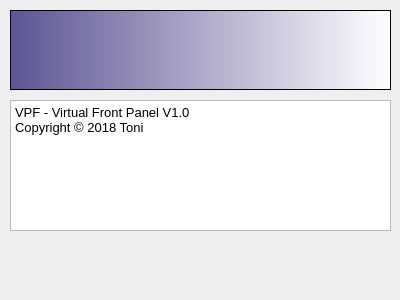
<?xml version="1.0" encoding="UTF-8"?>
<ui version="4.0">
 <class>AboutBox</class>
 <widget class="QDialog" name="AboutBox">
  <property name="geometry">
   <rect>
    <x>0</x>
    <y>0</y>
    <width>400</width>
    <height>300</height>
   </rect>
  </property>
  <property name="windowTitle">
   <string>Dialog</string>
  </property>
  <widget class="QFrame" name="frame">
   <property name="geometry">
    <rect>
     <x>10</x>
     <y>10</y>
     <width>381</width>
     <height>80</height>
    </rect>
   </property>
   <property name="styleSheet">
    <string notr="true">background-color: qlineargradient(spread:pad, x1:0, y1:0, x2:1, y2:0, stop:0 rgba(93, 84, 147, 255), stop:1 rgba(255, 255, 255, 255));</string>
   </property>
   <property name="frameShape">
    <enum>QFrame::StyledPanel</enum>
   </property>
   <property name="frameShadow">
    <enum>QFrame::Raised</enum>
   </property>
  </widget>
  <widget class="QTextEdit" name="textEdit">
   <property name="geometry">
    <rect>
     <x>10</x>
     <y>100</y>
     <width>381</width>
     <height>131</height>
    </rect>
   </property>
   <property name="html">
    <string>&lt;!DOCTYPE HTML PUBLIC &quot;-//W3C//DTD HTML 4.0//EN&quot; &quot;http://www.w3.org/TR/REC-html40/strict.dtd&quot;&gt;
&lt;html&gt;&lt;head&gt;&lt;meta name=&quot;qrichtext&quot; content=&quot;1&quot; /&gt;&lt;style type=&quot;text/css&quot;&gt;
p, li { white-space: pre-wrap; }
&lt;/style&gt;&lt;/head&gt;&lt;body style=&quot; font-family:'MS Shell Dlg 2'; font-size:8.25pt; font-weight:400; font-style:normal;&quot;&gt;
&lt;p style=&quot; margin-top:0px; margin-bottom:0px; margin-left:0px; margin-right:0px; -qt-block-indent:0; text-indent:0px;&quot;&gt;&lt;span style=&quot; font-size:10pt;&quot;&gt;VPF - Virtual Front Panel V1.0&lt;/span&gt;&lt;/p&gt;
&lt;p style=&quot; margin-top:0px; margin-bottom:0px; margin-left:0px; margin-right:0px; -qt-block-indent:0; text-indent:0px;&quot;&gt;&lt;span style=&quot; font-size:10pt;&quot;&gt;Copyright © 2018 Toni&lt;/span&gt;&lt;/p&gt;&lt;/body&gt;&lt;/html&gt;</string>
   </property>
  </widget>
 </widget>
 <resources/>
 <connections/>
</ui>
